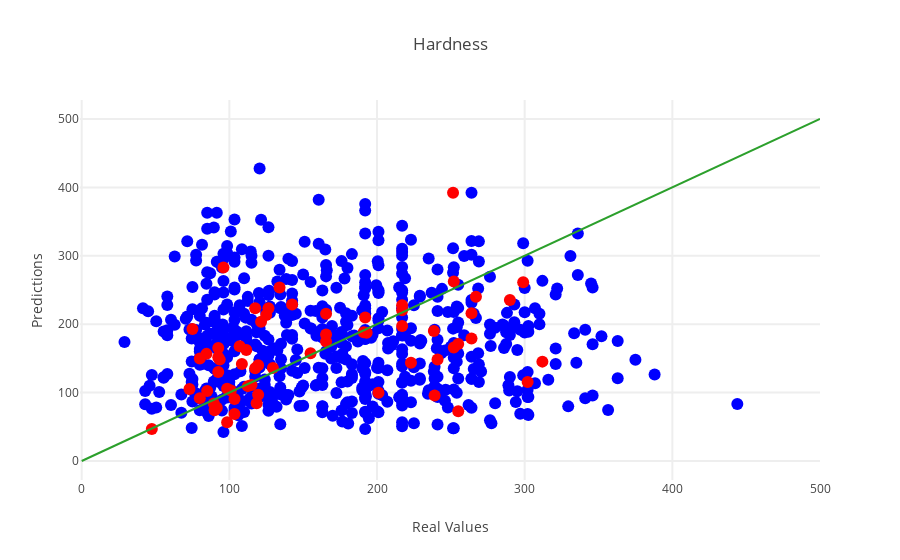

The notebook cell this image was saved under:
### Code cell
# PLOTTING
import plotly
import plotly.graph_objs as go
from plotly.offline import iplot

plotly.offline.init_notebook_mode(connected=True)

layout0= go.Layout(title= "Hardness", hovermode= 'closest',
    xaxis= dict(title= 'Real Values',zeroline= False, gridwidth= 2),
    yaxis= dict(title= 'Predictions',zeroline= False, gridwidth= 2),
    showlegend= False                 
)

trace0 = go.Scatter(x = all_labels, y = predictions, mode = 'markers', marker= dict(size= 12, color= 'blue'), text= materials)
trace1 = go.Scatter(x = test_labels, y = test_predictions, mode = 'markers', marker= dict(size= 12, color= 'red'), text = labeled_materials)

trace2 = go.Scatter(x = [0,500], y = [0,500], mode = 'lines', name = "Match") # This trace is the line X = Y which would indicate that the Prediction equals the real value

data = [trace0, trace1, trace2]
fig= go.Figure(data, layout=layout0)
iplot(fig)

### Figure 1 — Plotly figure (JSON) as saved in the notebook; plotly's stock layout.template omitted (floating-point values rounded to 4 significant figures; data arrays with more than 128 entries replaced by an {"elided": "..."} marker saying what was removed)
{"data": [{"marker": {"color": "blue", "size": 12}, "mode": "markers", "text": {"elided": "630 str values"}, "type": "scatter", "uid": "f9612e41-4b3e-4a1a-9eb3-4f86757470f1", "x": {"elided": "630 float values"}, "y": {"elided": "630 float values"}}, {"marker": {"color": "red", "size": 12}, "mode": "markers", "text": ["MINFM51164", "MINFM55304", "MINFM52313", "MINFM8454", "MINFM66319", "MINFM28558", "MINFM8695", "MINFM50469", "MINFM42108", "MINFM66204", "MINFM67489", "MINFM67325", "MINFM52705", "MINFM53272", "MINFM48590", "MINFM66459", "MINFM67411", "MINFM67353", "MINFM76690", "MINFM27017", "MINFM52042", "MINFM23028", "MINFM66146", "MINFM67320", "MINFM66670", "MINFM51500", "MINFM49016", "MINFM8136", "MINFM53262", "MINFM52500", "MINFM76686", "MINFM66267", "MINFM67632", "MINFM21709", "MINFM50127", "MINFM50302", "MINFM51337", "MINFM67298", "MINFM7988", "MINFM32646", "MINFM67140", "MINFM22077", "MINFM66354", "MINFM52850", "MINFM21121", "MINFM53204", "MINFM21830", "MINFM53970", "MINFM46994", "MINFM54830", "MINFM47554", "MINFM8523", "MINFM67009", "MINFM27154", "MINFM48513", "MINFM8052", "MINFM28244", "MINFM53298", "MINFM8058", "MINFM66222", "MINFM48823", "MINFM49046", "MINFM27885"], "type": "scatter", "uid": "75d15cf7-be83-4e03-a429-53a53c3a31ff", "x": [84.5, 89.5, 107, 267, 121.5, 264, 193, 255, 126.5, 125, 252, 80, 134, 155, 92.5, 312, 255, 103.5, 201, 118.5, 217, 119.5, 192, 92.5, 191, 75, 241, 217, 165.5, 252, 98.5, 117.5, 264, 91.5, 96, 108.5, 92.5, 119.5, 90, 165.5, 117.5, 112.5, 85, 47.5, 103.5, 101, 302, 73, 129.5, 98.5, 80, 115, 142.5, 239, 111.5, 299, 223, 290, 251.5, 93.5, 165.5, 217, 238.5], "y": [156.6, 83.96, 167.7, 240.2, 203.4, 215.9, 187.4, 171.0, 223.3, 213.6, 262.5, 149.7, 253.6, 157.5, 165.3, 145.3, 72.7, 68.62, 99.91, 84.36, 197.3, 139.9, 209.8, 130.0, 188.3, 192.9, 148.5, 227.8, 174.9, 165.9, 56.74, 223.4, 179.1, 77.91, 282.8, 141.7, 151.7, 96.7, 74.24, 185.0, 135.5, 109.5, 102.3, 46.92, 90.78, 102.9, 115.4, 105.2, 135.8, 105.7, 91.92, 111.0, 228.9, 95.83, 162.4, 261.2, 143.8, 235.4, 392.2, 148.2, 215.2, 220.3, 189.9]}, {"mode": "lines", "name": "Match", "type": "scatter", "uid": "06a4de69-292c-4495-9d61-ffa90653ea5c", "x": [0, 500], "y": [0, 500]}], "layout": {"hovermode": "closest", "showlegend": false, "title": {"text": "Hardness"}, "xaxis": {"gridwidth": 2, "title": {"text": "Real Values"}, "zeroline": false}, "yaxis": {"gridwidth": 2, "title": {"text": "Predictions"}, "zeroline": false}}}
